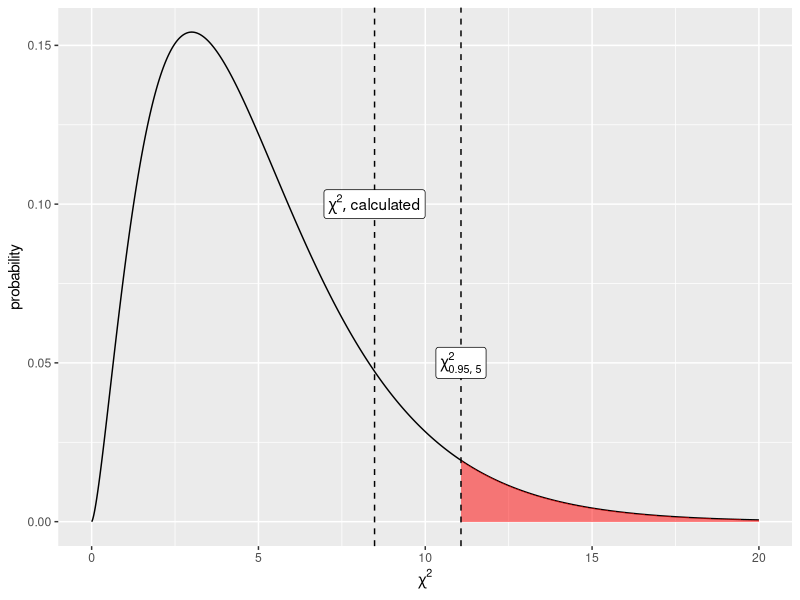

Reproduce this figure in R.
## ---- chunk 1
knitr::opts_chunk$set(echo = TRUE)
## ---- chunk 2
x <- rnorm(100, mean=0)  # if you don’t specify the variance it is set to 1 by default
y <- rnorm(100, mean=1)
## ---- chunk 3
var.test(x, y, ratio = 1, alternative = "two.sided", conf.level = 0.95)      
## ---- chunk 4
x <- rnorm(100, mean=0, sd=1)  
y <- rnorm(100, mean=0, sd=1.2)
## ---- chunk 5
var.test(x, y, ratio = 1, alternative = "two.sided", conf.level = 0.95)
## ---- chunk 6
x <- rnorm(10, mean=0)  # if you don’t specify the variance it is set to 1 by default
y <- rnorm(10, mean=1)
var.test(x, y, ratio = 1, alternative = "two.sided", conf.level = 0.95)
## ---- chunk 7
x <- rnorm(10, mean=0, sd=1)  # if you don’t specify the variance it is set to 1 by default
y <- rnorm(10, mean=0, sd=1.2)
var.test(x, y, ratio = 1, alternative = "two.sided", conf.level = 0.95)
## ---- chunk 8
colnames(iris)
## ---- chunk 9
summary(iris)
## ---- chunk 10
iris$Sepal.Length
## ---- chunk 11
table(mtcars$cyl)
## ---- chunk 12
table(mtcars$cyl, mtcars$gear)
## ---- chunk 13
seatbelt = rbind(c(56, 8), c(2, 16))
colnames(seatbelt) = c("child_buckled", "child_unbuckled")
rownames(seatbelt) = c("parent_buckled", "parent_unbuckled")

seatbelt
## ---- chunk 14
parent = rowSums(seatbelt)
child = colSums(seatbelt)

parent
child
## ---- chunk 15
parent = as.list(rowSums(seatbelt))
child = as.list(colSums(seatbelt))

# total population size (all adults & children)
total = sum(seatbelt)

# Expected value for parent buckled, child buckled
EV_pb_cb = (parent$parent_buckled * child$child_buckled) / total
EV_pb_cu = (parent$parent_buckled * child$child_unbuckled) / total
EV_pu_cb = (parent$parent_unbuckled * child$child_buckled) / total
EV_pu_cu = (parent$parent_unbuckled * child$child_unbuckled) / total

# create a new matrix of the expected values
# rbind combines the rows together
seatbelt_EV = rbind(c(EV_pb_cb, EV_pb_cu), c(EV_pu_cb, EV_pu_cu))
# copy the row and column names from the seatbelt matrix
rownames(seatbelt_EV) = rownames(seatbelt)
colnames(seatbelt_EV) = colnames(seatbelt)
seatbelt_EV
## ---- chunk 16
seatbelt_EV = (rowSums(seatbelt) %*% t(colSums(seatbelt)))/total
# add in the rownames, the column names are already present
rownames(seatbelt_EV) = rownames(seatbelt)
seatbelt_EV
## ---- chunk 17
sum(((seatbelt - seatbelt_EV)^2)/seatbelt_EV)
## ---- chunk 18
die = c(1,2,3,4,5,6)
count = c(11,16,25,13,21,14)
## ---- chunk 19
exp = rep(1/6, 6) * 100
exp
## ---- chunk 20
chi_squared = sum(((count - exp)^2)/exp)
chi_squared
## ---- chunk 21
qchisq(0.95, 5)
## ---- chunk 22
pchisq(8.48, 5, lower.tail = FALSE)
## ---- chunk 23
chisq.test(count, p=rep(1/6, 6))
## ---- chunk 24
# manuals for adding math symbols to plots is at:
# https://stat.ethz.ch/R-manual/R-patched/library/grDevices/html/plotmath.html
# http://vis.supstat.com/2013/04/mathematical-annotation-in-r/
library(ggplot2)
chi_squared = chisq.test(count, p=rep(1/6, 6))
x = seq(0,20,0.01)
y = dchisq(x, df=5)
df = data.frame(x=x, y=y)
ggplot(df, aes(x,y)) + geom_line() + 
  geom_area(data = subset(df, x > qchisq(0.95, 5)), 
            aes(x=x, y=y), fill="red", alpha=0.5) + 
  geom_vline(xintercept = chi_squared$statistic, linetype="dashed") + 
  annotate("label", x = chi_squared$statistic, y=0.1, label="list(chi^2,'calculated')", parse=TRUE) + 
  geom_vline(xintercept = qchisq(0.95, 5), linetype="dashed") + 
  annotate("label", x = qchisq(0.95, 5), y=0.05, label="chi[list(0.95,5)]^{2}", parse=TRUE) + 
  ylab("probability") + xlab(expression(chi^{2}))
## ---- chunk 25
murders <- c(53, 42, 51, 45, 36, 37, 65)
cst = chisq.test(murders,p=rep(1/7, 7))
cst$statistic
